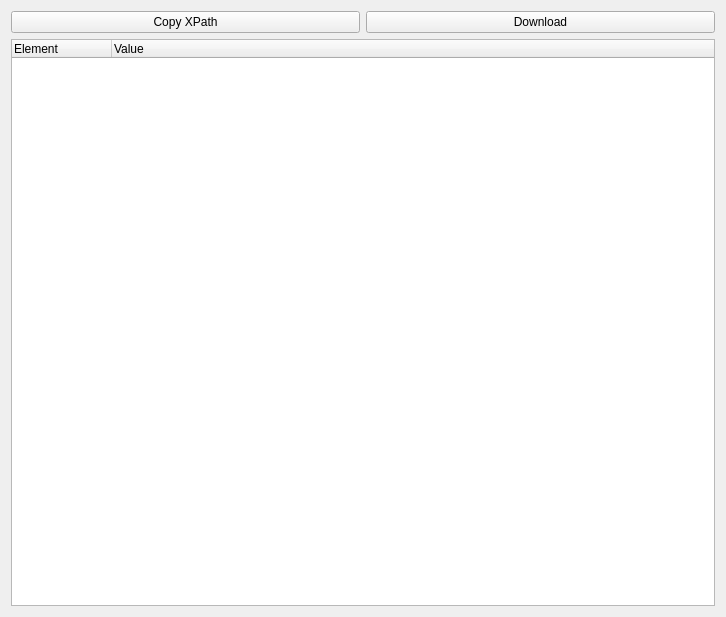
<?xml version="1.0" encoding="UTF-8"?>
<ui version="4.0">
 <class>Form</class>
 <widget class="QWidget" name="Form">
  <property name="geometry">
   <rect>
    <x>0</x>
    <y>0</y>
    <width>726</width>
    <height>617</height>
   </rect>
  </property>
  <property name="windowTitle">
   <string>Form</string>
  </property>
  <layout class="QVBoxLayout" name="verticalLayout">
   <item>
    <layout class="QHBoxLayout" name="horizontalLayout">
     <item>
      <widget class="QPushButton" name="xpathBtn">
       <property name="enabled">
        <bool>true</bool>
       </property>
       <property name="text">
        <string>Copy XPath</string>
       </property>
      </widget>
     </item>
     <item>
      <widget class="QPushButton" name="downloadBtn">
       <property name="enabled">
        <bool>true</bool>
       </property>
       <property name="text">
        <string>Download</string>
       </property>
      </widget>
     </item>
    </layout>
   </item>
   <item>
    <widget class="QTreeWidget" name="treeWidget">
     <property name="contextMenuPolicy">
      <enum>Qt::CustomContextMenu</enum>
     </property>
     <property name="editTriggers">
      <set>QAbstractItemView::NoEditTriggers</set>
     </property>
     <property name="alternatingRowColors">
      <bool>true</bool>
     </property>
     <property name="wordWrap">
      <bool>true</bool>
     </property>
     <property name="expandsOnDoubleClick">
      <bool>false</bool>
     </property>
     <column>
      <property name="text">
       <string>Element</string>
      </property>
     </column>
     <column>
      <property name="text">
       <string>Value</string>
      </property>
     </column>
    </widget>
   </item>
  </layout>
 </widget>
 <resources/>
 <connections/>
</ui>
